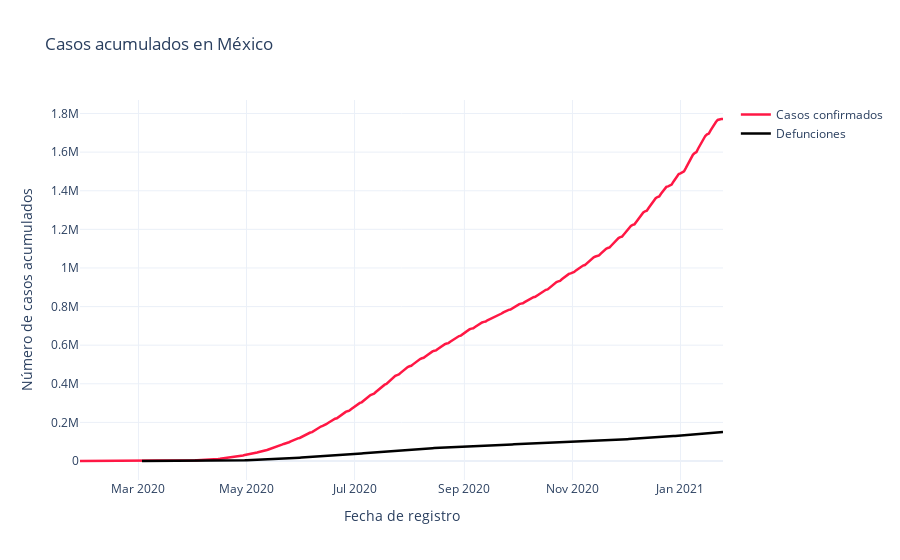

Here is the notebook cell this chart was saved with:
### Code cell
# Ploting the commulative confirmed and deaths cases ...

def acum_plot(x_conf_data, y_conf_data, x_def_data, y_def_data, region ):
    fig_acum = go.Figure()

    fig_acum.add_trace(go.Scatter(x = x_conf_data, y = y_conf_data,
                    mode = "lines" , line = dict(color = "#ff1744", width = 2.5), name = "Casos confirmados" ))

    fig_acum.add_trace(go.Scatter(x = x_def_data, y = y_def_data,
                    mode = "lines", line = dict(color = "black", width = 2.5), name = "Defunciones "))

    fig_acum.update_xaxes(title = "Fecha de registro")
    fig_acum.update_yaxes(title = "Número de casos acumulados")
    fig_acum.update_layout(title = "Casos acumulados en " + region )
    fig_acum.show()


# fig_acum = go.Figure()

# fig_acum.add_trace(go.Scatter(x = confirmados_por_fecha["fecha_ingreso"], y = confirmados_por_fecha["casos_acumulados"],
#                     mode = "lines" , line = dict(color = "#ff1744", width = 2.5), name = "Casos confirmados" ))

# fig_acum.add_trace(go.Scatter(x = defunciones_por_fecha["fecha_defuncion"], y = defunciones_por_fecha["defunciones_acumuladas"],
#                     mode = "lines", line = dict(color = "black", width = 2.5), name = "Defunciones "))



# fig_acum.update_xaxes(title = "Fecha de registro")
# fig_acum.update_yaxes(title = "Número de casos acumulados")
# fig_acum.update_layout(title = "Casos acumulados en México")
# fig_acum.show()

acum_plot(confirmados_por_fecha["fecha_ingreso"],confirmados_por_fecha["casos_acumulados"],
            defunciones_por_fecha["fecha_defuncion"], defunciones_por_fecha["defunciones_acumuladas"], region = "México" )

### Figure 1 — Plotly figure (JSON) as saved in the notebook; plotly's stock layout.template omitted (floating-point values rounded to 4 significant figures; data arrays with more than 128 entries replaced by an {"elided": "..."} marker saying what was removed)
{"data": [{"line": {"color": "#ff1744", "width": 2.5}, "mode": "lines", "name": "Casos confirmados", "type": "scatter", "x": {"elided": "338 str values"}, "y": {"elided": "338 int values"}}, {"line": {"color": "black", "width": 2.5}, "mode": "lines", "name": "Defunciones ", "type": "scatter", "x": {"elided": "315 str values"}, "y": {"elided": "315 int values"}}], "layout": {"title": {"text": "Casos acumulados en México"}, "xaxis": {"title": {"text": "Fecha de registro"}}, "yaxis": {"title": {"text": "Número de casos acumulados"}}}}
